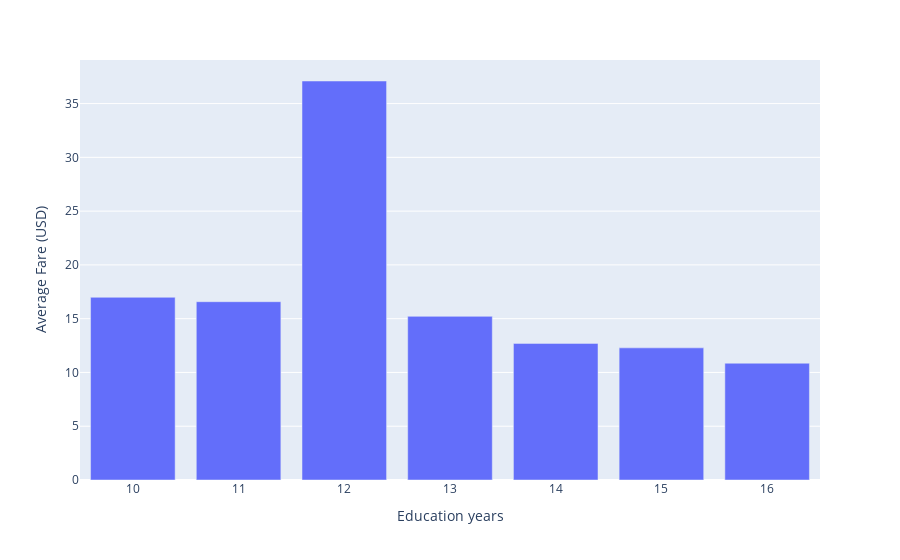

This figure's notebook cell:
### Code cell
%%local
import plotly.express as px
import plotly.figure_factory as ff
import pandas as pd

fare_per_ed_dict = {
    'Education years': list(fare_per_ed_tab['_1']),
    'Average Fare (USD)': list(fare_per_ed_tab['_2'])
}
df = pd.DataFrame.from_dict(fare_per_ed_dict).sort_values(by='Education years')
df
fig = px.bar(df, x='Education years', y='Average Fare (USD)')
fig.show()

### Figure 1 — Plotly figure (JSON) as saved in the notebook; plotly's stock layout.template omitted (floating-point values rounded to 4 significant figures)
{"data": [{"alignmentgroup": "True", "hovertemplate": "Education years=%{x}<br>Average Fare (USD)=%{y}<extra></extra>", "legendgroup": "", "marker": {"color": "#636efa"}, "name": "", "offsetgroup": "", "orientation": "v", "showlegend": false, "textposition": "auto", "type": "bar", "x": [10, 11, 12, 13, 14, 15, 16], "xaxis": "x", "y": [16.99, 16.58, 37.1, 15.21, 12.7, 12.29, 10.86], "yaxis": "y"}], "layout": {"autosize": true, "barmode": "relative", "legend": {"tracegroupgap": 0}, "margin": {"t": 60}, "xaxis": {"anchor": "y", "autorange": true, "domain": [0, 1], "range": [9.5, 16.5], "title": {"text": "Education years"}, "type": "linear"}, "yaxis": {"anchor": "x", "autorange": true, "domain": [0, 1], "range": [0, 39.05], "title": {"text": "Average Fare (USD)"}, "type": "linear"}}}
